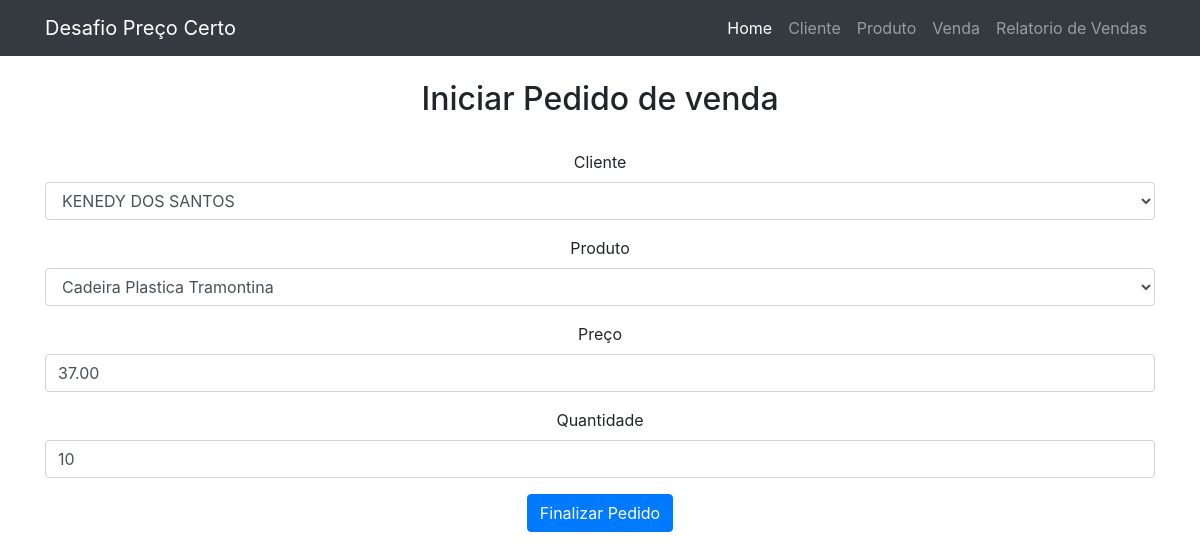
The app's page /core/editar/4/ with its own data.
### vendas/models.py (models this page shows, shortened)
class Pedido(models.Model):
	cliente = models.ForeignKey(Cliente, on_delete=models.CASCADE)
	produto = models.ForeignKey(Produto, on_delete=models.CASCADE)
	preco = models.DecimalField('Preço', max_digits=7, decimal_places=2)
	quantidade = models.IntegerField('Quantidade')
	data = models.DateField('Criado em', auto_now_add=True)
	def calcula(self):
		return self.preco / self.quantidade
	preco_medio = property(calcula)
	def total(self):
		return self.preco * self.quantidade
	sub_total = property(total)
	class Meta:
		verbose_name = 'Pedido'
		verbose_name_plural = 'Pedidos'
		ordering = ['cliente']

### core/views.py (the view)
# urls.py: path('editar/<int:id_pedido>/', views.editar, name='editar'),
def editar(request, id_pedido):
	edite = get_object_or_404(Pedido, id=id_pedido)
	if request.method == 'POST':
		form = PedidoForm(request.POST, instance=edite)
		if form.is_valid():
			form.save()
			return redirect('relatorio')
	else:
		form = PedidoForm(instance=edite)
	return render(request, 'core/pedido.html',{'form':form})

### vendas/forms.py
class PedidoForm(ModelForm):
	class Meta:
		model = Pedido
		fields = '__all__'

### clinte/models.py (called while the page is built)
	def __str__(self):
		return self.nome

### produto/models.py (called while the page is built)
	def __str__(self):
		return self.nome

### core/templates/core/pedido.html (shortened to what this page needs)
{% extends "base.html" %}
{% load bootstrap4 %}
{% block body %}
<br>
<h2>Iniciar Pedido de venda</h2>
<br>
	<div class="row">
		<div class="col-md-12">
			<form method="post">
				{%bootstrap_form form%}
				<button class="btn btn-primary" type="submit">Finalizar Pedido</button>
			</form>
{% endblock body %}

### records on screen
Pedido: cliente "KENEDY DOS SANTOS", produto "Cadeira Plastica Tramontina", preco "37.00", quantidade "10"
